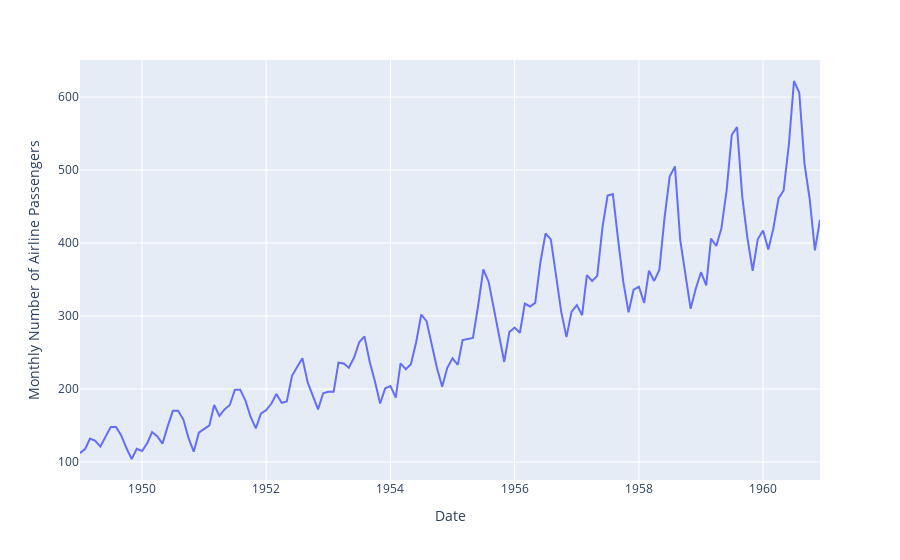

Notebook cell for this chart:
### Code cell
fig=px.line(df,x='ds',y='y')
fig.update_xaxes(title_text='Date')
fig.update_yaxes(title_text='Monthly Number of Airline Passengers')
fig.show()

### Figure 1 — Plotly figure (JSON) as saved in the notebook; plotly's stock layout.template omitted (floating-point values rounded to 4 significant figures; data arrays with more than 128 entries replaced by an {"elided": "..."} marker saying what was removed)
{"data": [{"hovertemplate": "ds=%{x}<br>y=%{y}<extra></extra>", "legendgroup": "", "line": {"color": "#636efa", "dash": "solid"}, "marker": {"symbol": "circle"}, "mode": "lines", "name": "", "orientation": "v", "showlegend": false, "type": "scatter", "x": {"elided": "144 str values"}, "xaxis": "x", "y": {"elided": "144 int values"}, "yaxis": "y"}], "layout": {"legend": {"tracegroupgap": 0}, "margin": {"t": 60}, "xaxis": {"anchor": "y", "domain": [0, 1], "title": {"text": "Date"}}, "yaxis": {"anchor": "x", "domain": [0, 1], "title": {"text": "Monthly Number of Airline Passengers"}}}}
